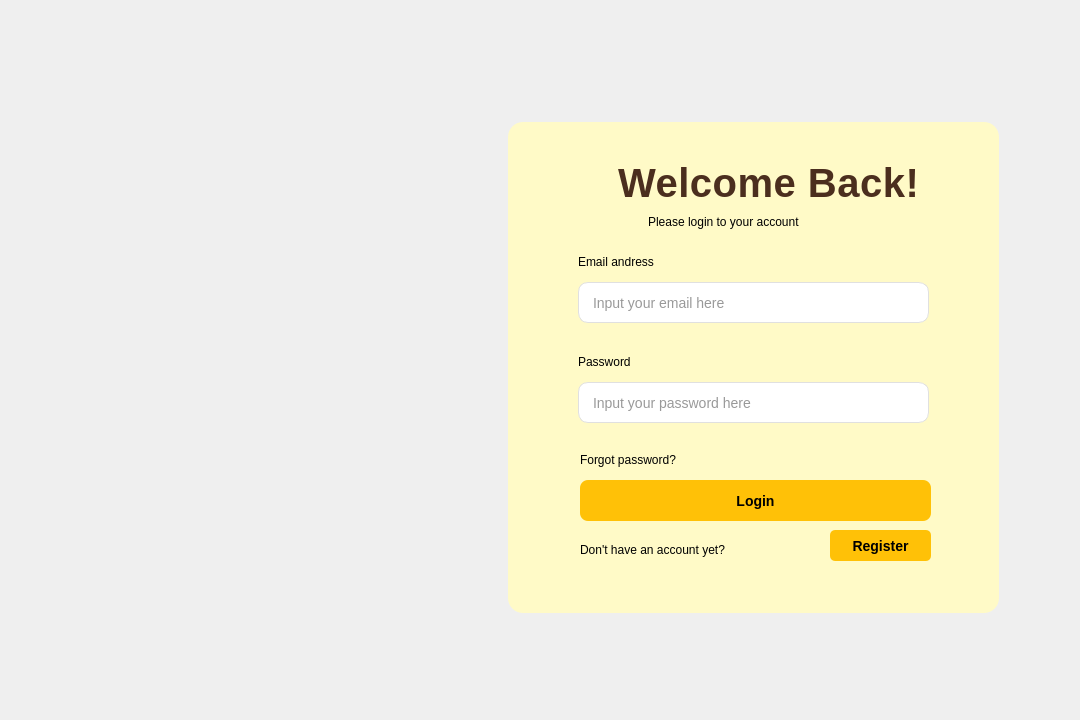
<?xml version="1.0" encoding="UTF-8"?>
<ui version="4.0">
 <class>Form</class>
 <widget class="QWidget" name="Form">
  <property name="geometry">
   <rect>
    <x>0</x>
    <y>0</y>
    <width>1080</width>
    <height>720</height>
   </rect>
  </property>
  <property name="windowTitle">
   <string>Form</string>
  </property>
  <widget class="QLabel" name="label_7">
   <property name="geometry">
    <rect>
     <x>-40</x>
     <y>-10</y>
     <width>1381</width>
     <height>751</height>
    </rect>
   </property>
   <property name="text">
    <string/>
   </property>
   <property name="pixmap">
    <pixmap>../../../../../Downloads/bg_thing_edited4.png</pixmap>
   </property>
   <property name="scaledContents">
    <bool>true</bool>
   </property>
  </widget>
  <widget class="QLabel" name="label">
   <property name="geometry">
    <rect>
     <x>618</x>
     <y>152</y>
     <width>551</width>
     <height>61</height>
    </rect>
   </property>
   <property name="styleSheet">
    <string notr="true">font-family: 'Arial Black', 'Impact', sans-serif;
    font-size: 40px;
    font-weight: bold;
    color: #4B2E1E; 
    letter-spacing: 0.5px;</string>
   </property>
   <property name="text">
    <string>Welcome Back!</string>
   </property>
  </widget>
  <widget class="QPushButton" name="btn_login">
   <property name="geometry">
    <rect>
     <x>580</x>
     <y>480</y>
     <width>351</width>
     <height>41</height>
    </rect>
   </property>
   <property name="styleSheet">
    <string notr="true">background-color: #FFC107;  /* Bright yellow */
    color: #000000;             /* Black text */
    font-weight: bold;
    font-size: 14px;
    border: none;
    border-radius: 8px;         /* Rounded corners */
    padding: 10px 0;</string>
   </property>
   <property name="text">
    <string>Login</string>
   </property>
  </widget>
  <widget class="QPushButton" name="pushButton_5">
   <property name="geometry">
    <rect>
     <x>508</x>
     <y>122</y>
     <width>491</width>
     <height>491</height>
    </rect>
   </property>
   <property name="styleSheet">
    <string notr="true">background-color: rgb(255, 250, 199);
    border-radius: 15px;
    padding: 15px;</string>
   </property>
   <property name="text">
    <string/>
   </property>
  </widget>
  <widget class="QLabel" name="label_2">
   <property name="geometry">
    <rect>
     <x>578</x>
     <y>252</y>
     <width>111</width>
     <height>20</height>
    </rect>
   </property>
   <property name="styleSheet">
    <string notr="true">font: 9pt &quot;Lucida Sans Unicode&quot;;</string>
   </property>
   <property name="text">
    <string>Email andress</string>
   </property>
  </widget>
  <widget class="QLabel" name="label_3">
   <property name="geometry">
    <rect>
     <x>578</x>
     <y>352</y>
     <width>81</width>
     <height>20</height>
    </rect>
   </property>
   <property name="styleSheet">
    <string notr="true">font: 9pt &quot;Lucida Sans Unicode&quot;;</string>
   </property>
   <property name="text">
    <string>Password</string>
   </property>
  </widget>
  <widget class="QLabel" name="label_4">
   <property name="geometry">
    <rect>
     <x>648</x>
     <y>212</y>
     <width>241</width>
     <height>20</height>
    </rect>
   </property>
   <property name="styleSheet">
    <string notr="true">font: 9pt &quot;Lucida Sans Unicode&quot;;</string>
   </property>
   <property name="text">
    <string>Please login to your account</string>
   </property>
  </widget>
  <widget class="QLineEdit" name="txt_email">
   <property name="geometry">
    <rect>
     <x>578</x>
     <y>282</y>
     <width>351</width>
     <height>41</height>
    </rect>
   </property>
   <property name="styleSheet">
    <string notr="true">border: 1px solid #e0e0e0; 
    border-radius: 10px;    
    padding: 8px 12px;                
    background-color: #ffffff;        
    color: #333333;                    
    font-size: 14px; </string>
   </property>
   <property name="placeholderText">
    <string>Input your email here</string>
   </property>
  </widget>
  <widget class="QLineEdit" name="txt_password">
   <property name="geometry">
    <rect>
     <x>578</x>
     <y>382</y>
     <width>351</width>
     <height>41</height>
    </rect>
   </property>
   <property name="styleSheet">
    <string notr="true">border: 1px solid #e0e0e0; 
    border-radius: 10px;    
    padding: 8px 12px;                
    background-color: #ffffff;        
    color: #333333;                    
    font-size: 14px; </string>
   </property>
   <property name="placeholderText">
    <string>Input your password here</string>
   </property>
  </widget>
  <widget class="QLabel" name="label_6">
   <property name="geometry">
    <rect>
     <x>580</x>
     <y>450</y>
     <width>141</width>
     <height>20</height>
    </rect>
   </property>
   <property name="styleSheet">
    <string notr="true">font: 9pt &quot;Lucida Sans Unicode&quot;;</string>
   </property>
   <property name="text">
    <string>Forgot password?</string>
   </property>
  </widget>
  <widget class="QPushButton" name="btn_register">
   <property name="geometry">
    <rect>
     <x>830</x>
     <y>530</y>
     <width>101</width>
     <height>31</height>
    </rect>
   </property>
   <property name="styleSheet">
    <string notr="true">background-color: #FFC107;  /* Bright yellow */
    color: #000000;             /* Black text */
    font-weight: bold;
    font-size: 14px;
    border: none;
    border-radius: 5px;         /* Rounded corners */
    padding: 7px 0;</string>
   </property>
   <property name="text">
    <string>Register</string>
   </property>
  </widget>
  <widget class="QPushButton" name="btn_eye">
   <property name="geometry">
    <rect>
     <x>850</x>
     <y>390</y>
     <width>81</width>
     <height>31</height>
    </rect>
   </property>
   <property name="styleSheet">
    <string notr="true">background: none;
border: none;
</string>
   </property>
   <property name="text">
    <string/>
   </property>
   <property name="icon">
    <iconset>
     <normaloff>../img/eye-slash-solid.svg</normaloff>../img/eye-slash-solid.svg</iconset>
   </property>
  </widget>
  <widget class="QLabel" name="label_5">
   <property name="geometry">
    <rect>
     <x>580</x>
     <y>540</y>
     <width>201</width>
     <height>20</height>
    </rect>
   </property>
   <property name="styleSheet">
    <string notr="true">font: 9pt &quot;Lucida Sans Unicode&quot;;</string>
   </property>
   <property name="text">
    <string>Don't have an account yet?</string>
   </property>
  </widget>
  <zorder>label_7</zorder>
  <zorder>pushButton_5</zorder>
  <zorder>label</zorder>
  <zorder>btn_login</zorder>
  <zorder>label_2</zorder>
  <zorder>label_3</zorder>
  <zorder>label_4</zorder>
  <zorder>txt_email</zorder>
  <zorder>txt_password</zorder>
  <zorder>label_6</zorder>
  <zorder>btn_register</zorder>
  <zorder>btn_eye</zorder>
  <zorder>label_5</zorder>
 </widget>
 <resources/>
 <connections/>
</ui>
